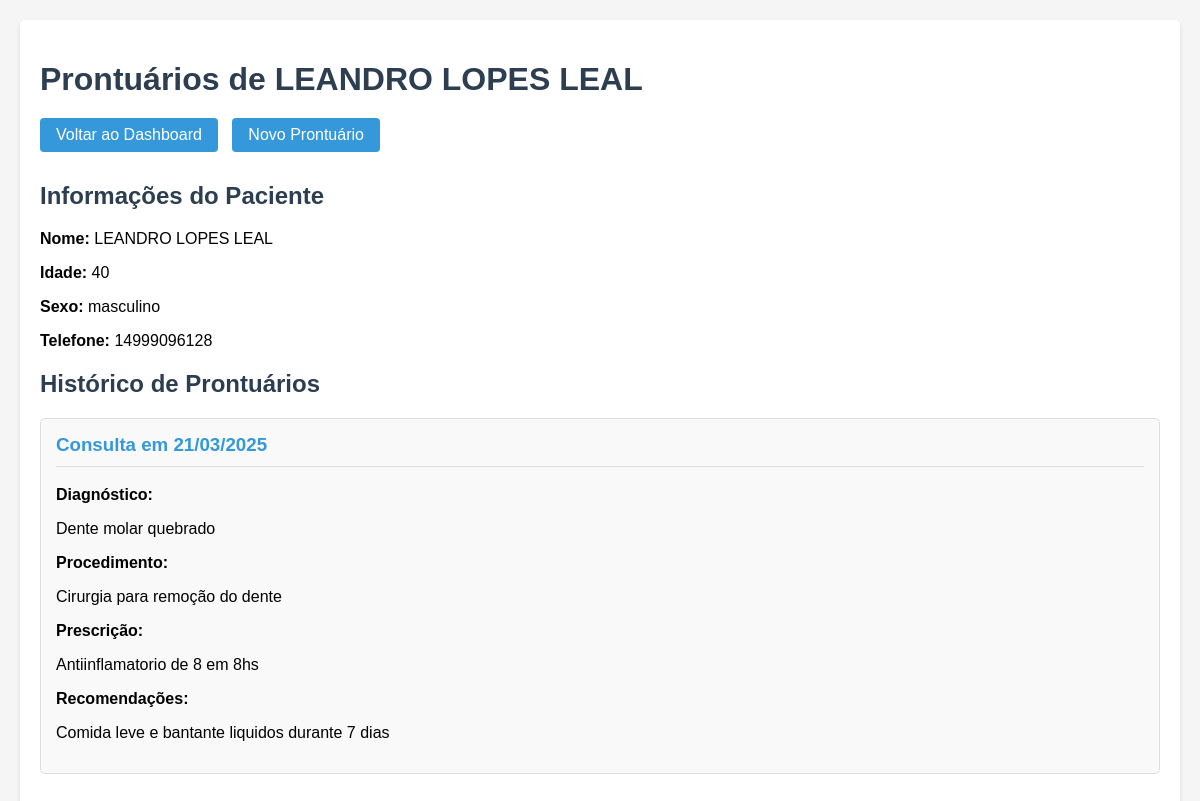
/paciente/1/prontuarios, run on an earlier commit of the app's database.
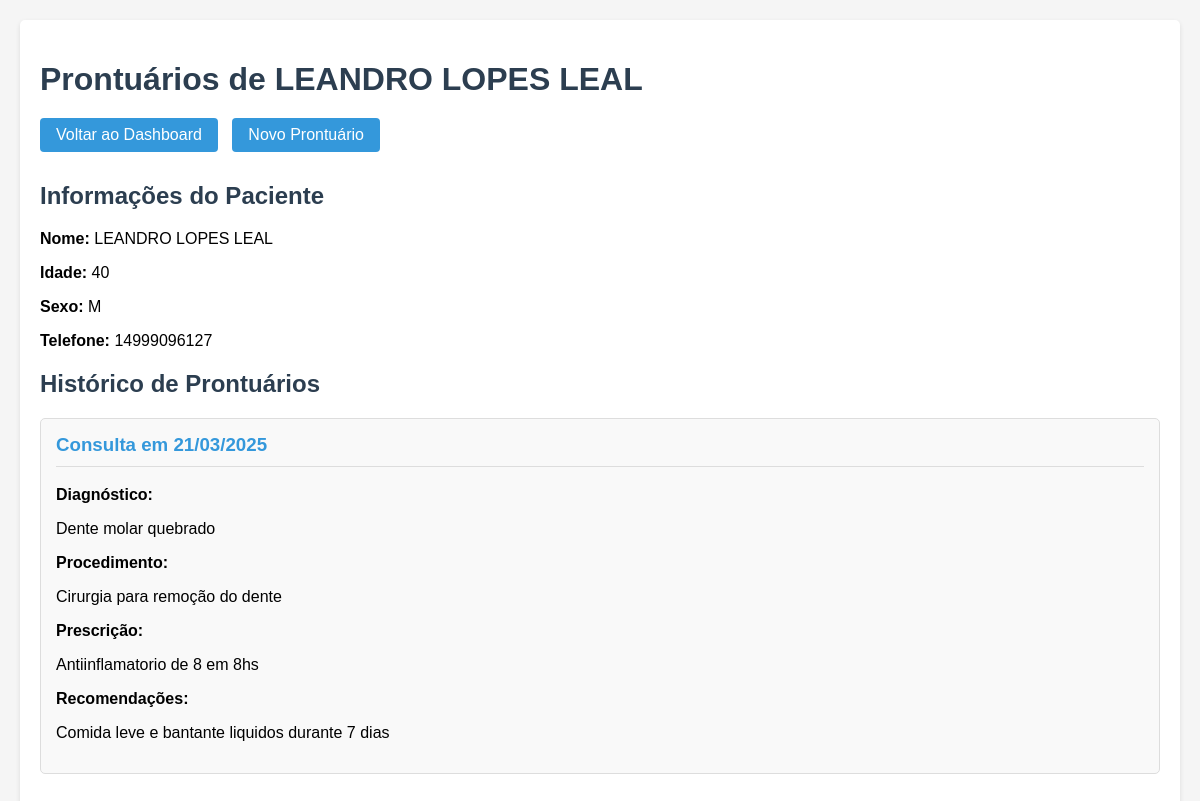
And on a later commit of the database.
### app.py (models this page shows)
class Paciente(db.Model):
    id = db.Column(db.Integer, primary_key=True)
    nome = db.Column(db.String(100))
    idade = db.Column(db.Integer)
    sexo = db.Column(db.String(20))
    telefone = db.Column(db.String(20))
    prontuarios = db.relationship('Prontuario', backref='paciente', lazy=True)

### app.py (the view)
@app.route('/paciente/<int:paciente_id>/prontuarios')
def ver_prontuarios(paciente_id):
    paciente = Paciente.query.get_or_404(paciente_id)
    prontuarios = Prontuario.query.filter_by(paciente_id=paciente_id).order_by(Prontuario.data_consulta.desc()).all()
    return render_template('prontuarios.html', paciente=paciente, prontuarios=prontuarios)

### templates/prontuarios.html (shortened to what this page needs)
<!DOCTYPE html>
<html lang="pt-br">
<head>
</head>
<body>
    <div class="container">
        <h1>Prontuários de {{ paciente.nome }}</h1>
        <div>
            <a href="{{ url_for('admin_dashboard') }}" class="btn">Voltar ao Dashboard</a>
            <a href="{{ url_for('novo_prontuario', paciente_id=paciente.id) }}" class="btn">Novo Prontuário</a>
        </div>
        <h2>Informações do Paciente</h2>
        <div class="prontuario-info">
            <p><strong>Nome:</strong> {{ paciente.nome }}</p>
            <p><strong>Idade:</strong> {{ paciente.idade }}</p>
            <p><strong>Sexo:</strong> {{ paciente.sexo }}</p>
            <p><strong>Telefone:</strong> {{ paciente.telefone }}</p>
        </div>
        <h2>Histórico de Prontuários</h2>
        {% if prontuarios %}
            {% for prontuario in prontuarios %}
                <div class="prontuario">
                    <h3>Consulta em {{ prontuario.data_consulta.strftime('%d/%m/%Y') }}</h3>
                    {% if prontuario.diagnostico %}
                    <div class="prontuario-info">
                        <span class="prontuario-label">Diagnóstico:</span>
                        <p>{{ prontuario.diagnostico }}</p>
                    </div>
                    {% endif %}
                    {% if prontuario.procedimento %}
                    <div class="prontuario-info">
                        <span class="prontuario-label">Procedimento:</span>
                        <p>{{ prontuario.procedimento }}</p>
                    </div>
                    {% endif %}
                    {% if prontuario.prescricao %}
                    <div class="prontuario-info">
                        <span class="prontuario-label">Prescrição:</span>
                        <p>{{ prontuario.prescricao }}</p>
                    </div>
                    {% endif %}
                    {% if prontuario.recomendacoes %}
                    <div class="prontuario-info">
                        <span class="prontuario-label">Recomendações:</span>
                        <p>{{ prontuario.recomendacoes }}</p>
                    </div>
                    {% endif %}
                </div>
            {% endfor %}
        {% else %}
            <div class="no-records">
                <p>Nenhum prontuário registrado para este paciente.</p>
            </div>
        {% endif %}
    </div>
</body>
</html>

What changed in the data, as far as the page shows it:
changed Paciente "LEANDRO LOPES LEAL": sexo "masculino" → "M"; telefone "14999096128" → "14999096127"
